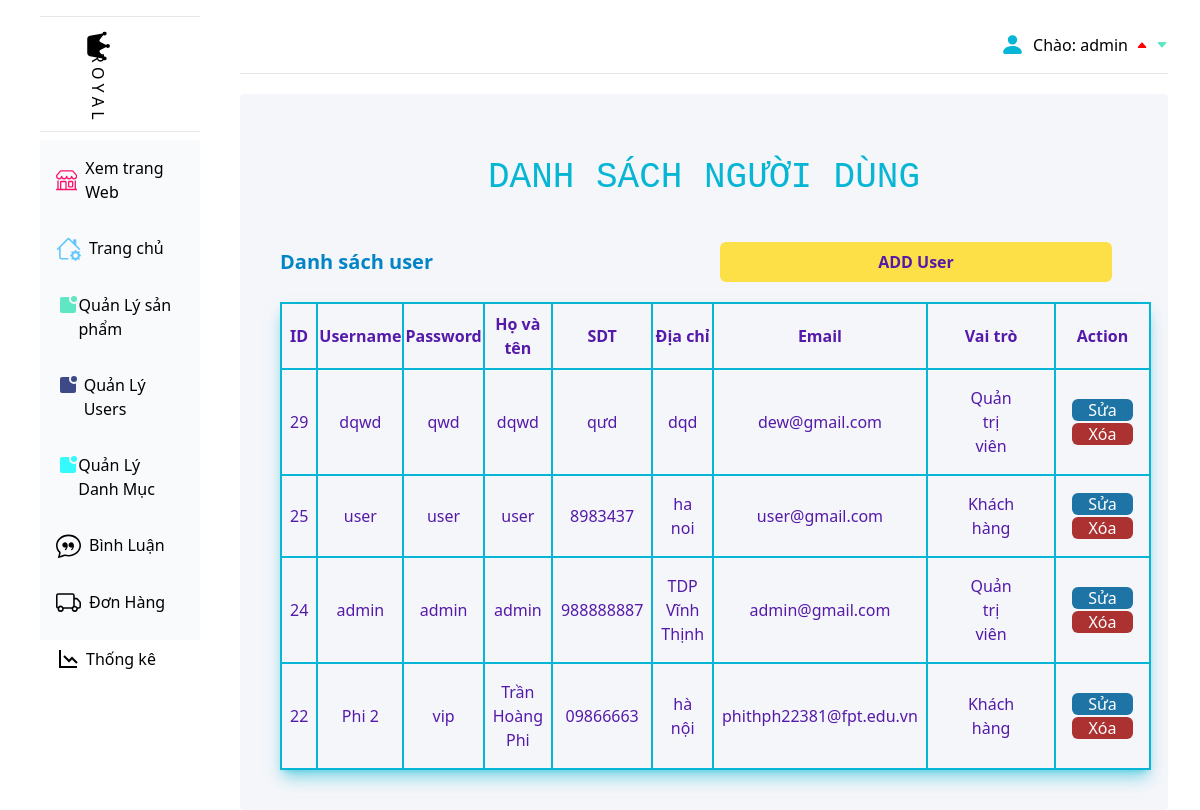
The app's page /admin/index.php?act=list-user (signed in), older data.
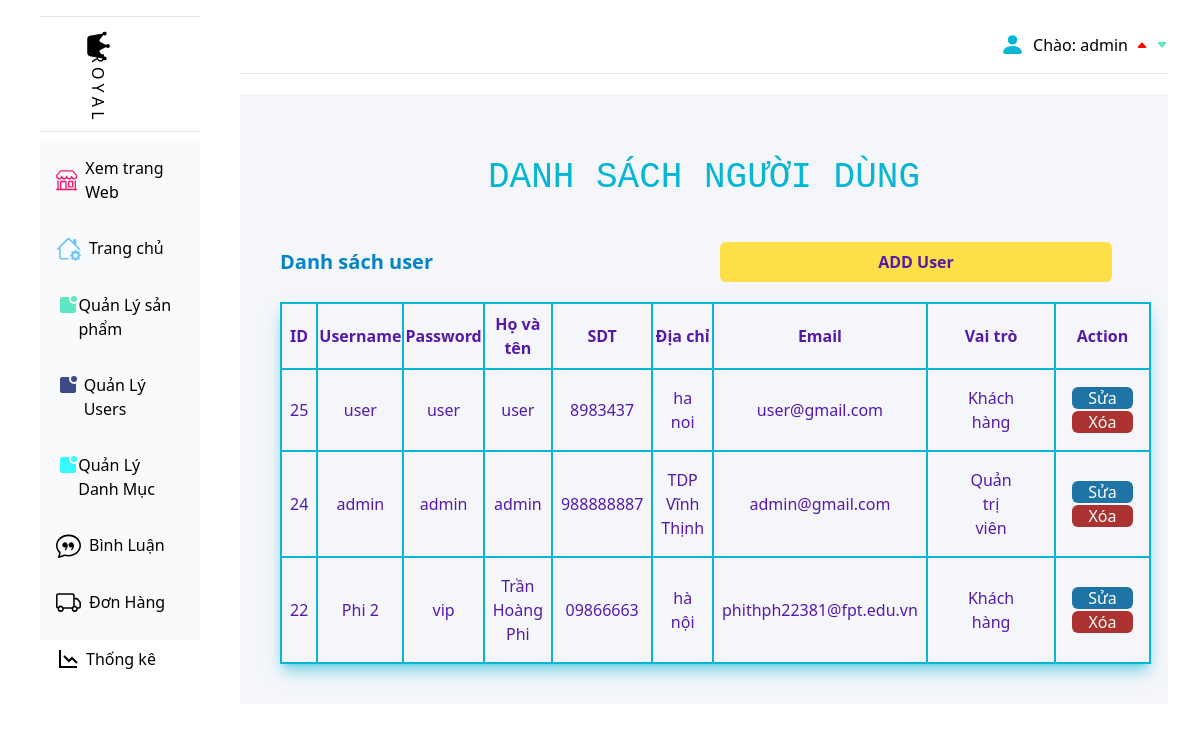
The same page, newer data.
### tables this page shows
CREATE TABLE `user` (
  `id` int(11) NOT NULL,
  `user_name` varchar(255) DEFAULT NULL,
  `full_name` varchar(255) DEFAULT NULL,
  `email` varchar(255) DEFAULT NULL,
  `phone` varchar(12) DEFAULT NULL,
  `address` varchar(255) DEFAULT NULL,
  `role` int(11) DEFAULT NULL,
  `password` varchar(199) NOT NULL
);

### guest/pdo.php (called while the page is built, shortened)
<?php
function pdo_get_connection()
{
    $dburl = "mysql:host=localhost;dbname=duan1;charset=utf8";
    $username = 'root';
    $password = '';
    $conn = new PDO($dburl, $username, $password);
    $conn->setAttribute(PDO::ATTR_ERRMODE, PDO::ERRMODE_EXCEPTION);
    return $conn;
}
function pdo_query($sql)
{
    $sql_args = array_slice(func_get_args(), 1);
    try {
        $conn = pdo_get_connection();
        $stmt = $conn->prepare($sql);
        $stmt->execute($sql_args);
        $rows = $stmt->fetchAll();
        return $rows;
    } catch (PDOException $e) {
        throw $e;
    } finally {
        unset($conn);
    }
}

### guest/account.php (called while the page is built, shortened)
<?php
function loadall_taikhoan()
{
    $sql = "select * from user order by id desc";
    $listtaikhoan = pdo_query($sql);
    return $listtaikhoan;
}
require_once "pdo.php";

### admin/user/list-user.php (the view, shortened to what this page needs)
<div class="home mt-5 px-10  py-10 mr-8 bg-[#F4F6FA] h-auto rounded">
    <h1 class="text-center text-cyan-500 py-6  text-4xl " style="font-family: 'Courier New', Courier, monospace">DANH SÁCH NGƯỜI DÙNG</h1>
    <div class="ad-r mx-auto">
        <div class="justify-between mx-auto grid grid-cols-2 items-center">
            <h1 class="text-[20px] font-semibold text-sky-600 my-5">Danh sách user</h1>
            <a href="index.php?act=them_tai_khoan" class=" bg-yellow-300 text-center  py-2 px-2 rounded-md hover:bg-[#BAAACE] hover:text-white mx-4 font-semibold text-[#551AA9] my-5">ADD
                User</a>
        </div>
        <table class="table shadow-lg shadow-cyan-500/50 border-2 border-cyan-500 mx-auto">
            <tr class="border-2 border-cyan-500  text-[#551AA9] ">
                <th class="border-2 border-cyan-500   py-2">ID</th>
                <th class="border-2 border-cyan-500  py-2">Username</th>
                <th class="border-2 border-cyan-500  py-2">Password</th>
                <th class="border-2 border-cyan-500  py-2">Họ và tên</th>
                <th class="border-2 border-cyan-500  py-2">SDT</th>
                <th class="border-2 border-cyan-500  py-2">Địa chỉ</th>
                <th class="border-2 border-cyan-500  py-2">Email</th>
                <th class="border-2 border-cyan-500  py-2">Vai trò</th>
                <th class="border-2 border-cyan-500  py-2">
                    Action
                </th>
            </tr>
            <?php
            foreach ($users as $user) {
                extract($user);
                $sua_us = "index.php?act=sua_us&id=" . $id;
                $xoa_us = "index.php?act=xoa_us&id=" . $id;
                if ($role == 0) {
                    $role = 'Khách hàng';
                } else {
                    $role = 'Quản trị viên';
                }
            ?>
                <tr class="text-[#551AA9] ">
                    <td class="border-2 border-cyan-500 py-4 px-2 text-center">
                        <?= $id ?>
                    </td>
                    <td class="border-2 border-cyan-500 py-4 px-2 text-center">
                        <?= $user_name ?>
                    </td>
                    <td class="border-2 border-cyan-500 py-4 px-2 text-center">
                        <?= $password ?>
                    </td>
                    <td class="border-2 border-cyan-500 py-4 px-2 text-center">
                        <?= $full_name ?>
                    </td>
                    <td class="border-2 border-cyan-500 py-4 px-2 text-center">
                        <?= $phone ?>
                    </td>
                    <td class="border-2 border-cyan-500 py-4 px-2 text-center">
                        <?= $address ?>
                    </td>
                    <td class="border-2 border-cyan-500 py-4 px-2 text-center">
                        <?= $email ?>
                    </td>
                    <td class="border-2 border-cyan-500 py-4 px-10 text-center">
                        <?= $role ?>
                    </td>
                    <td class="border-2 border-cyan-500 py-4 px-2 text-center">
                        <a class=" px-4 bg-[#1E74A4] hover:bg-[#BAAACE] hover:text-white text-white rounded-md mx-2" href="<?= $sua_us ?>">Sửa</a>
                        <a onclick="return confirm('Bạn có muốn xóa không')" class="text-white hover:bg-[#BAAACE] hover:text-white bg-[#AC3131]  px-4 rounded-md mx-2" href="<?= $xoa_us ?>">Xóa</a>
                    </td>
                </tr>
            <?php
            }
            ?>
        </table>
    </div>
</div>
</div>
</div>
</body>
</html>

Row changes from the older to the newer data that the page shows:
removed user: id "29", user_name "dqwd", password "qwd", full_name "dqwd", phone "qưd", address "dqd", email "dew@gmail.com", role "Quản trị viên"
